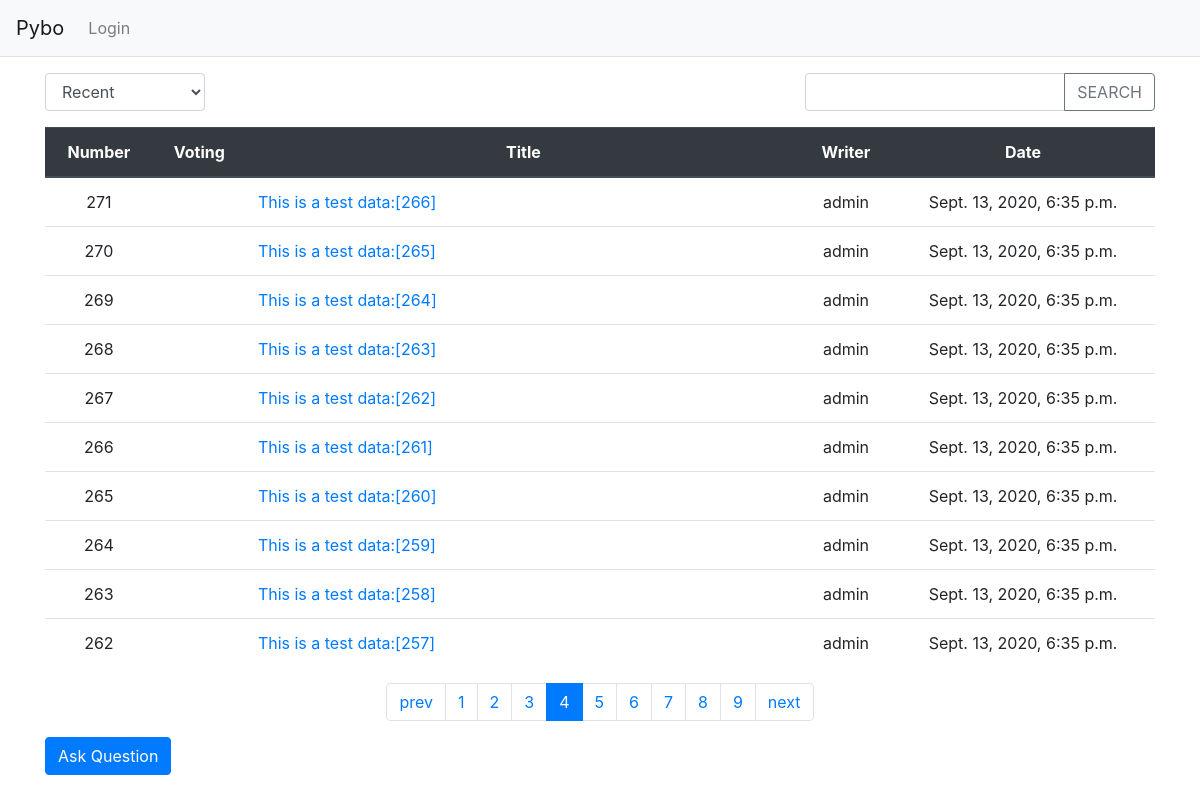
/?page=4, run on the app's committed database.
### pybo/models.py (models this page shows, shortened)
class Question(models.Model):
    subject = models.CharField(max_length=200)
    content = models.TextField()
    create_date = models.DateTimeField()
    author = models.ForeignKey(User, on_delete=models.CASCADE, related_name='author_question')
    modify_date = models.DateTimeField(null=True, blank=True) # null allow, blank=true: form.is_valid() does not check this.
    voter = models.ManyToManyField(User, related_name='voter_question')

### pybo/views/base_views.py (the view, shortened to what this page needs)
# urls.py: path('', base_views.index, name='index'),  # '/' path
def index(request):
    page = request.GET.get('page', '1')  # page
    kw = request.GET.get('kw', '')  # search word
    so = request.GET.get('so', 'recent')  # ordering
    if so == 'recommend':
        question_list = Question.objects.annotate(num_voter=Count('voter')).order_by('-num_voter', '-create_date') # - means opposite
    elif so == 'popular':
        question_list = Question.objects.annotate(num_answer=Count('answer')).order_by('-num_answer', '-create_date')
    else:  # recent
        question_list = Question.objects.order_by('-create_date')
    paginator = Paginator(question_list, 10)  # show 10 per page
    page_obj = paginator.get_page(page)
    context = {'question_list': page_obj, 'page': page, 'kw': kw, 'so': so}
    return render(request, 'pybo/question_list.html', context)

### pybo/templatetags/pybo_filter.py (called while the page is built)
@register.filter
def sub(value, arg):
    return value - arg

### templates/pybo/question_list.html (shortened to what this page needs)
{% extends 'base.html' %}
{% load pybo_filter %}
{% block content %}
<div class="container my-3">
    <div class="row justify-content-between my-3">
        <div class="col-2">
            <select class="form-control so">
                <option value="recent" {% if so == 'recent' %}selected{% endif %}>Recent</option>
            </select>
        </div>
        <div class="col-4 input-group">
            <input type="text" class="form-control kw" value="{{ kw | default_if_none:'' }}">
            <div class="input-group-append">
                <button class="btn btn-outline-secondary" type="button" id="btn_search">SEARCH</button>
            </div>
        </div>
    </div>
    <table class="table">
        <thead>
        <tr class="text-center thead-dark">
            <th>Number</th>
            <th>Voting</th>
            <th style="width:50%">Title</th>
            <th>Writer</th>
            <th>Date</th>
        </tr>
        </thead>
        <tbody>
        {% if question_list %}
        {% for question in question_list %}
        <tr class="text-center">
            <td>
                {{ question_list.paginator.count|sub:question_list.start_index|sub:forloop.counter0|add:1 }}
            </td>
            <td>
            </td>
            <td class="text-left">
                <a href="{% url 'pybo:detail' question.id %}">{{ question.subject }}</a>
            </td>
            <td>{{ question.author.username }}</td>
            <td>{{ question.create_date }}</td>
        </tr>
        {% endfor %}
        {% else %}
        <tr>
            <td colspan="3">No Data</td>
        </tr>
        {% endif %}
        </tbody>
    </table>
    <ul class="pagination justify-content-center">
        {% if question_list.has_previous %}
        <li class="page-item">
            <a class="page-link" data-page="{{ question_list.previous_page_number }}" href="#">prev</a>
        </li>
        {% else %}
        <li class="page-item disabled">
            <a class="page-link" tabindex="-1" aria-disabled="true" href="#">prev</a>
        </li>
        {% endif %}
        {% for page_number in question_list.paginator.page_range %}
        {% if page_number >= question_list.number|add:-5 and page_number <= question_list.number|add:5 %}
            {% if page_number == question_list.number %}
            <li class="page-item active" aria-current="page">
                <a class="page-link" data-page="{{ page_number }}" href="#">{{ page_number }}</a>
            </li>
            {% else %}
            <li class="page-item">
                <a class="page-link" data-page="{{ page_number }}" href="#">{{ page_number }}</a>
            </li>
            {% endif %}
        {% endif %}
        {% endfor %}
        {% if question_list.has_next %}
        <li class="page-item">
            <a class="page-link" data-page="{{ question_list.next_page_number }}" href="#">next</a>
        </li>
        {% else %}
        <li class="page-item disabled">
            <a class="page-link" tabindex="-1" aria-disabled="true" href="#">next</a>
        </li>
        {% endif %}
    </ul>
    <a href="{% url 'pybo:question_create' %}" class="btn btn-primary">Ask Question</a>
</div>
{% endblock %}

### data on the page
Question: paginator.count|sub "271", subject "This is a test data:[266]", author.username "admin", create_date "Sept. 13, 2020, 6:35 p.m."
Question: paginator.count|sub "270", subject "This is a test data:[265]", author.username "admin", create_date "Sept. 13, 2020, 6:35 p.m."
Question: paginator.count|sub "269", subject "This is a test data:[264]", author.username "admin", create_date "Sept. 13, 2020, 6:35 p.m."
Question: paginator.count|sub "268", subject "This is a test data:[263]", author.username "admin", create_date "Sept. 13, 2020, 6:35 p.m."
Question: paginator.count|sub "267", subject "This is a test data:[262]", author.username "admin", create_date "Sept. 13, 2020, 6:35 p.m."
Question: paginator.count|sub "266", subject "This is a test data:[261]", author.username "admin", create_date "Sept. 13, 2020, 6:35 p.m."
Question: paginator.count|sub "265", subject "This is a test data:[260]", author.username "admin", create_date "Sept. 13, 2020, 6:35 p.m."
Question: paginator.count|sub "264", subject "This is a test data:[259]", author.username "admin", create_date "Sept. 13, 2020, 6:35 p.m."
Question: paginator.count|sub "263", subject "This is a test data:[258]", author.username "admin", create_date "Sept. 13, 2020, 6:35 p.m."
Question: paginator.count|sub "262", subject "This is a test data:[257]", author.username "admin", create_date "Sept. 13, 2020, 6:35 p.m."

### other printed values
{{ page_number }} "1" "2" "3" "5" "6" "7" "8" "9"
{{ page_number }} "4"
